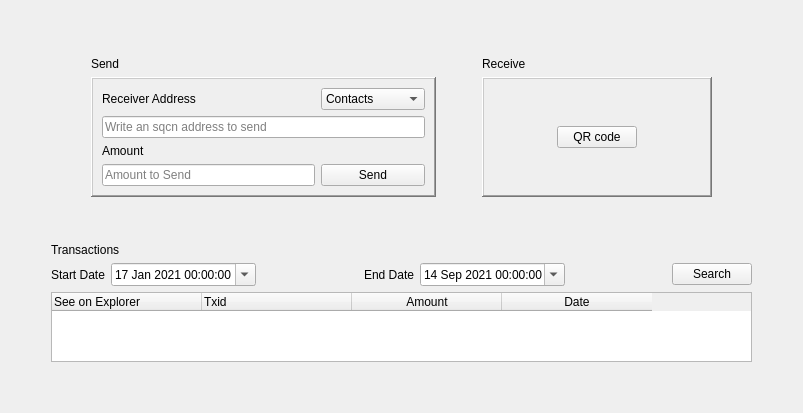
          <widget class="QWidget" name="coinsend_tab">
           <attribute name="title">
            <string>Coin Send-Receive</string>
           </attribute>
           <layout class="QGridLayout" name="gridLayout_30">
            <item row="5" column="1">
             <widget class="QTableWidget" name="transactions_tableWidget">
              <property name="minimumSize">
               <size>
                <width>0</width>
                <height>0</height>
               </size>
              </property>
              <property name="maximumSize">
               <size>
                <width>16777215</width>
                <height>400</height>
               </size>
              </property>
              <property name="sizeAdjustPolicy">
               <enum>QAbstractScrollArea::AdjustToContents</enum>
              </property>
              <property name="alternatingRowColors">
               <bool>true</bool>
              </property>
              <property name="verticalScrollMode">
               <enum>QAbstractItemView::ScrollPerPixel</enum>
              </property>
              <property name="horizontalScrollMode">
               <enum>QAbstractItemView::ScrollPerPixel</enum>
              </property>
              <property name="sortingEnabled">
               <bool>true</bool>
              </property>
              <attribute name="horizontalHeaderMinimumSectionSize">
               <number>60</number>
              </attribute>
              <attribute name="horizontalHeaderDefaultSectionSize">
               <number>150</number>
              </attribute>
              <attribute name="horizontalHeaderStretchLastSection">
               <bool>false</bool>
              </attribute>
              <column>
               <property name="text">
                <string>See on Explorer</string>
               </property>
               <property name="textAlignment">
                <set>AlignLeading|AlignTop</set>
               </property>
              </column>
              <column>
               <property name="text">
                <string>Txid</string>
               </property>
               <property name="textAlignment">
                <set>AlignLeading|AlignTop</set>
               </property>
              </column>
              <column>
               <property name="text">
                <string>Amount</string>
               </property>
              </column>
              <column>
               <property name="text">
                <string>Date</string>
               </property>
              </column>
             </widget>
            </item>
            <item row="2" column="1">
             <spacer name="verticalSpacer_12">
              <property name="orientation">
               <enum>Qt::Vertical</enum>
              </property>
              <property name="sizeHint" stdset="0">
               <size>
                <width>20</width>
                <height>40</height>
               </size>
              </property>
             </spacer>
            </item>
            <item row="4" column="1">
             <layout class="QHBoxLayout" name="transaction_search_Layout">
              <item>
               <widget class="QLabel" name="transaction_startdate_label">
                <property name="sizePolicy">
                 <sizepolicy hsizetype="Maximum" vsizetype="Preferred">
                  <horstretch>0</horstretch>
                  <verstretch>0</verstretch>
                 </sizepolicy>
                </property>
                <property name="text">
                 <string>Start Date</string>
                </property>
                <property name="alignment">
                 <set>Qt::AlignLeading|Qt::AlignLeft|Qt::AlignVCenter</set>
                </property>
               </widget>
              </item>
              <item>
               <widget class="QDateTimeEdit" name="transactions_startdate_dateTimeEdit">
                <property name="date">
                 <date>
                  <year>2021</year>
                  <month>1</month>
                  <day>17</day>
                 </date>
                </property>
                <property name="minimumDate">
                 <date>
                  <year>2020</year>
                  <month>1</month>
                  <day>17</day>
                 </date>
                </property>
                <property name="calendarPopup">
                 <bool>true</bool>
                </property>
               </widget>
              </item>
              <item>
               <spacer name="horizontalSpacer_68">
                <property name="orientation">
                 <enum>Qt::Horizontal</enum>
                </property>
                <property name="sizeHint" stdset="0">
                 <size>
                  <width>40</width>
                  <height>20</height>
                 </size>
                </property>
               </spacer>
              </item>
              <item>
               <widget class="QLabel" name="transaction_enddate_label">
                <property name="sizePolicy">
                 <sizepolicy hsizetype="Maximum" vsizetype="Preferred">
                  <horstretch>0</horstretch>
                  <verstretch>0</verstretch>
                 </sizepolicy>
                </property>
                <property name="text">
                 <string>End Date</string>
                </property>
                <property name="alignment">
                 <set>Qt::AlignLeading|Qt::AlignLeft|Qt::AlignVCenter</set>
                </property>
               </widget>
              </item>
              <item>
               <widget class="QDateTimeEdit" name="transactions_endtdate_dateTimeEdit">
                <property name="date">
                 <date>
                  <year>2021</year>
                  <month>9</month>
                  <day>14</day>
                 </date>
                </property>
                <property name="minimumDateTime">
                 <datetime>
                  <hour>0</hour>
                  <minute>0</minute>
                  <second>0</second>
                  <year>2020</year>
                  <month>1</month>
                  <day>16</day>
                 </datetime>
                </property>
                <property name="minimumDate">
                 <date>
                  <year>2020</year>
                  <month>1</month>
                  <day>16</day>
                 </date>
                </property>
                <property name="calendarPopup">
                 <bool>true</bool>
                </property>
               </widget>
              </item>
              <item>
               <spacer name="horizontalSpacer_67">
                <property name="orientation">
                 <enum>Qt::Horizontal</enum>
                </property>
                <property name="sizeHint" stdset="0">
                 <size>
                  <width>40</width>
                  <height>20</height>
                 </size>
                </property>
               </spacer>
              </item>
              <item>
               <widget class="QPushButton" name="transaction_search_button">
                <property name="text">
                 <string>Search</string>
                </property>
               </widget>
              </item>
             </layout>
            </item>
            <item row="3" column="1">
             <widget class="QLabel" name="transactions_label">
              <property name="text">
               <string>Transactions</string>
              </property>
             </widget>
            </item>
            <item row="1" column="1">
             <layout class="QGridLayout" name="send_receive_Layout">
              <item row="0" column="3">
               <widget class="QLabel" name="coinreceive_label">
                <property name="text">
                 <string>Receive</string>
                </property>
               </widget>
              </item>
              <item row="1" column="1">
               <widget class="QFrame" name="coinsend_frame">
                <property name="frameShape">
                 <enum>QFrame::WinPanel</enum>
                </property>
                <property name="frameShadow">
                 <enum>QFrame::Raised</enum>
                </property>
                <layout class="QGridLayout" name="gridLayout_32">
                 <item row="1" column="0" colspan="3">
                  <widget class="QLineEdit" name="receiver_address_lineEdit">
                   <property name="minimumSize">
                    <size>
                     <width>323</width>
                     <height>0</height>
                    </size>
                   </property>
                   <property name="maximumSize">
                    <size>
                     <width>323</width>
                     <height>16777215</height>
                    </size>
                   </property>
                   <property name="placeholderText">
                    <string>Write an sqcn address to send </string>
                   </property>
                  </widget>
                 </item>
                 <item row="2" column="0" colspan="2">
                  <widget class="QLabel" name="sending_amount_label">
                   <property name="text">
                    <string>Amount </string>
                   </property>
                  </widget>
                 </item>
                 <item row="5" column="0" colspan="2">
                  <widget class="QLineEdit" name="sending_amount_lineEdit">
                   <property name="placeholderText">
                    <string>Amount to Send</string>
                   </property>
                  </widget>
                 </item>
                 <item row="5" column="2">
                  <widget class="QPushButton" name="coinsend_button">
                   <property name="text">
                    <string>Send</string>
                   </property>
                  </widget>
                 </item>
                 <item row="0" column="2">
                  <widget class="QComboBox" name="contacts_address_comboBox">
                   <property name="sizeAdjustPolicy">
                    <enum>QComboBox::AdjustToContentsOnFirstShow</enum>
                   </property>
                   <item>
                    <property name="text">
                     <string>Contacts</string>
                    </property>
                   </item>
                  </widget>
                 </item>
                 <item row="0" column="0" colspan="2">
                  <widget class="QLabel" name="receiver_address_label">
                   <property name="text">
                    <string>Receiver Address</string>
                   </property>
                  </widget>
                 </item>
                </layout>
               </widget>
              </item>
              <item row="0" column="1">
               <widget class="QLabel" name="coinsend_label">
                <property name="text">
                 <string>Send </string>
                </property>
               </widget>
              </item>
              <item row="1" column="3">
               <widget class="QFrame" name="coinreceive_lframe">
                <property name="minimumSize">
                 <size>
                  <width>230</width>
                  <height>0</height>
                 </size>
                </property>
                <property name="frameShape">
                 <enum>QFrame::WinPanel</enum>
                </property>
                <property name="frameShadow">
                 <enum>QFrame::Raised</enum>
                </property>
                <layout class="QGridLayout" name="gridLayout_31">
                 <item row="0" column="1">
                  <widget class="QPushButton" name="qrcode_button">
                   <property name="minimumSize">
                    <size>
                     <width>0</width>
                     <height>0</height>
                    </size>
                   </property>
                   <property name="maximumSize">
                    <size>
                     <width>16777215</width>
                     <height>16777215</height>
                    </size>
                   </property>
                   <property name="text">
                    <string>QR code</string>
                   </property>
                  </widget>
                 </item>
                 <item row="0" column="0">
                  <spacer name="horizontalSpacer_80">
                   <property name="orientation">
                    <enum>Qt::Horizontal</enum>
                   </property>
                   <property name="sizeHint" stdset="0">
                    <size>
                     <width>40</width>
                     <height>20</height>
                    </size>
                   </property>
                  </spacer>
                 </item>
                 <item row="0" column="2">
                  <spacer name="horizontalSpacer_81">
                   <property name="orientation">
                    <enum>Qt::Horizontal</enum>
                   </property>
                   <property name="sizeHint" stdset="0">
                    <size>
                     <width>40</width>
                     <height>20</height>
                    </size>
                   </property>
                  </spacer>
                 </item>
                </layout>
               </widget>
              </item>
              <item row="0" column="2" rowspan="2">
               <spacer name="horizontalSpacer_48">
                <property name="orientation">
                 <enum>Qt::Horizontal</enum>
                </property>
                <property name="sizeHint" stdset="0">
                 <size>
                  <width>40</width>
                  <height>20</height>
                 </size>
                </property>
               </spacer>
              </item>
              <item row="0" column="4" rowspan="2">
               <spacer name="horizontalSpacer_49">
                <property name="orientation">
                 <enum>Qt::Horizontal</enum>
                </property>
                <property name="sizeHint" stdset="0">
                 <size>
                  <width>40</width>
                  <height>20</height>
                 </size>
                </property>
               </spacer>
              </item>
              <item row="0" column="0" rowspan="2">
               <spacer name="horizontalSpacer_78">
                <property name="orientation">
                 <enum>Qt::Horizontal</enum>
                </property>
                <property name="sizeHint" stdset="0">
                 <size>
                  <width>40</width>
                  <height>20</height>
                 </size>
                </property>
               </spacer>
              </item>
             </layout>
            </item>
            <item row="0" column="1">
             <spacer name="verticalSpacer_20">
              <property name="orientation">
               <enum>Qt::Vertical</enum>
              </property>
              <property name="sizeHint" stdset="0">
               <size>
                <width>20</width>
                <height>40</height>
               </size>
              </property>
             </spacer>
            </item>
            <item row="6" column="1">
             <spacer name="verticalSpacer_11">
              <property name="orientation">
               <enum>Qt::Vertical</enum>
              </property>
              <property name="sizeHint" stdset="0">
               <size>
                <width>20</width>
                <height>40</height>
               </size>
              </property>
             </spacer>
            </item>
            <item row="0" column="2" rowspan="7">
             <spacer name="horizontalSpacer_51">
              <property name="orientation">
               <enum>Qt::Horizontal</enum>
              </property>
              <property name="sizeHint" stdset="0">
               <size>
                <width>40</width>
                <height>20</height>
               </size>
              </property>
             </spacer>
            </item>
            <item row="0" column="0" rowspan="7">
             <spacer name="horizontalSpacer_50">
              <property name="orientation">
               <enum>Qt::Horizontal</enum>
              </property>
              <property name="sizeHint" stdset="0">
               <size>
                <width>40</width>
                <height>20</height>
               </size>
              </property>
             </spacer>
            </item>
           </layout>
          </widget>
